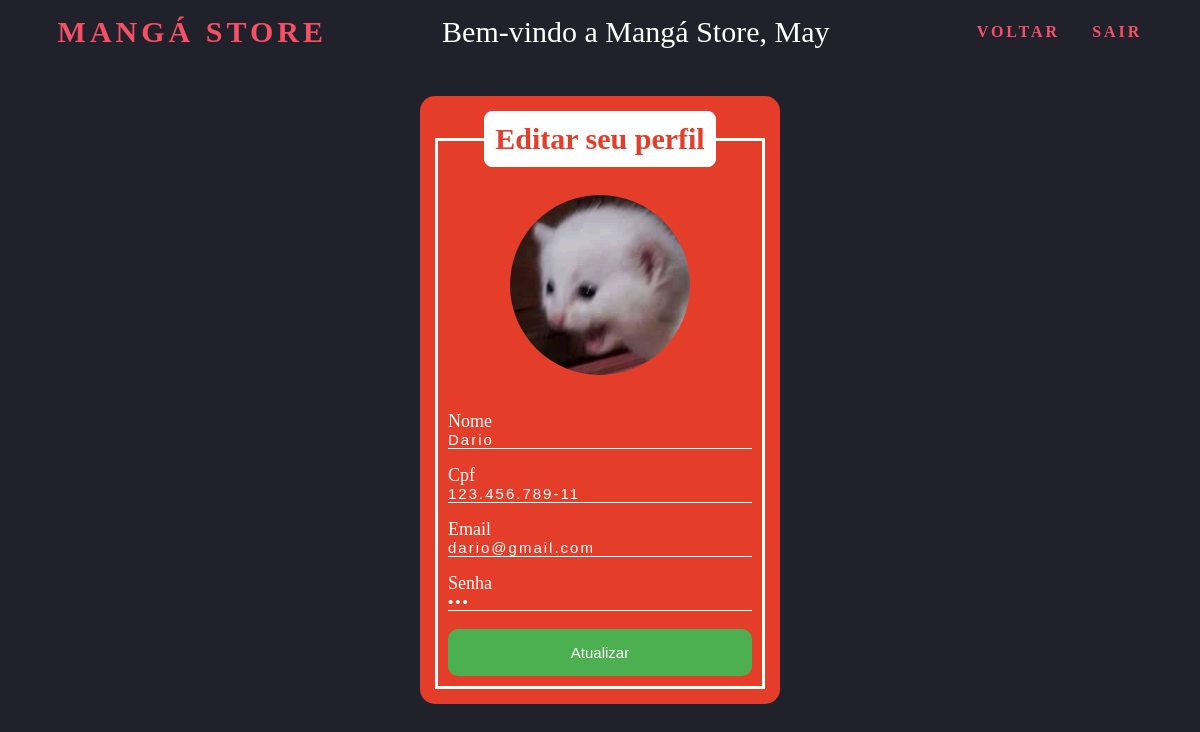
Page /pages/perfil/editar_perfil_adm.php?id=1 (signed in) on the committed database.
### tables this page shows
CREATE TABLE IF NOT EXISTS `usuario` (
    `id` int(2) NOT NULL AUTO_INCREMENT,
    `avatar` varchar(255) NOT NULL,
    `nome` varchar(45) NOT NULL,
    `email` varchar(110) NOT NULL,
    `cpf` varchar(14) NOT NULL,
    `senha` varchar(15) NOT NULL,
    `nivel` varchar(4),
    PRIMARY KEY (`id`)
);

### pages/perfil/editar_perfil_adm.php (the view, shortened to what this page needs)
<?php
if (!empty($_GET['id'])) {
    include_once('../connection/config.php');
    $id = $_GET['id'];
    $sqlSelect = "SELECT * FROM usuario WHERE id = $id";
    $result = $con->query($sqlSelect);
    if ($result->num_rows > 0) {
        while ($usuario_data = mysqli_fetch_assoc($result)) {
            $nome = $usuario_data['nome'];
            $email = $usuario_data['email'];
            $cpf = $usuario_data['cpf'];
            $senha = $usuario_data['senha'];
        }
    } else {
        header("Location: ../sistema/sistemaAdm.php");
    }
}
?>
<!DOCTYPE html>
<html lang="pt-br">
<head>
    <link rel="stylesheet" href="editar_perfil.css">
</head>
<body>
    <header>
        <nav class="menu">
            <h1 class="logo">Mangá Store</h1>
            <p class="bem-vindo">Bem-vindo a Mangá Store, <?php echo $_SESSION["nome"]; ?></p>
            <ul class="nav-list">
                <li><a href="../sistema/sistemaAdm.php">Voltar</a></li>
                <li><a href="../login/login.php">Sair</a></li>
            </ul>
        </nav>
    </header>
    <div class="box-login">
        <div class="box">
            <form action="saveEdit.php" method="POST">
                <fieldset>
                    <legend><b>Editar seu perfil</b></legend>
                    <br>
                    <div class="inputBox">
                        <img class="avatar" src="<?php echo $_SESSION["avatar"]; ?>" alt="">
                    </div>
                    <br><br>
                    <div class="inputBox">
                        <input type="text" name="nome" id="nome" value="<?php echo $nome ?>" class="inputUser" required>
                        <label for="nome" class="labelInput">Nome</label>
                    </div>
                    <br><br>
                    <div class="inputBox">
                        <input type="text" name="cpf" id="cpf" maxlength="14" oninput="maskCPF(this)" value="<?php echo $cpf ?>" onblur="validar()" class="inputUser" required>
                        <label for="cpf" class="labelInput">Cpf</label>
                    </div>
                    <br><br>
                    <div class="inputBox">
                        <input type="email" name="email" id="email" value="<?php echo $email ?>" class="inputUser" required>
                        <label for="email" class="labelInput">Email</label>
                    </div>
                    <br><br>
                    <div class="inputBox">
                        <input type="password" name="senha" id="senha" value="<?php echo $senha ?>" class="inputUser" required>
                        <label for="senha" class="labelInput">Senha</label>
                        <br><br>
                    </div>
                    <input type="submit" name="update" id="update" value="Atualizar" onclick="mensagem()">
                </fieldset>
            </form>
        </div>
    </div>
</body>
</html>

### pages/perfil/editar_perfil.css (style rules this page uses)
:root { --red: #F65066; --orange: #E43E2B; --white: #fff; --blue: #76E4FE; --black: #000; --bg-color: #21212B; }
* { padding: 0; margin: 0; box-sizing: border-box; scroll-behavior: smooth; }
li { list-style: none; }
a { text-decoration: none; }
body { background-color: var(--bg-color); }
header { margin-bottom: 150px; }
.logo { font-family: 'Permanent Marker', cursive; font-size: 24px; text-transform: uppercase; letter-spacing: 4px; color: var(--red); font-weight: bold; font-size: 30px; }
.avatar { width: 180px; height: 180px; border-radius: 50%; margin-bottom: 20px; display: block; margin-left: auto; margin-right: auto; }
.menu { display: flex; align-items: center; justify-content: space-around; font-family: sans-serif; height: 8vh; }
.bem-vindo { color: var(--white); font-size: 30px; font-family: 'Permanent Marker', cursive; }
.nav-list { list-style: none; display: flex; }
.nav-list li { letter-spacing: 3px; margin-left: 32px; }
.nav-list a { font-family: 'Permanent Marker', cursive; color: var(--red); font-weight: bold; text-transform: uppercase; }
.box { color: white; position: absolute; top: 50%; left: 50%; transform: translate(-50%, -50%); background-color: var(--orange); padding: 15px; border-radius: 15px; width: 30%; }
fieldset { border: 3px solid var(--white); padding: 10px; }
legend { border: 1px solid var(--white); padding: 10px; text-align: center; background-color: var(--white); border-radius: 8px; color: var(--orange); font-weight: bold; font-size: 30px; }
.inputBox { position: relative; }
.inputUser { background: none; border: none; border-bottom: 1px solid white; outline: none; color: white; font-size: 15px; width: 100%; letter-spacing: 2px; }
.labelInput { position: absolute; top: 0px; left: 0px; pointer-events: none; transition: .5s; }
.inputUser:focus~.labelInput, .inputUser:valid~.labelInput { top: -20px; font-size: 18px; color: var(--white); }
#update { background: #4CAF50; width: 100%; border: none; padding: 15px; color: white; font-size: 15px; cursor: pointer; border-radius: 10px; transition: all 0.4s ease-in-out; }

### rows in the picture
usuario: nome "Dario", cpf "123.456.789-11", email "dario@gmail.com"

### other values in the picture
$_SESSION["nome"] "May"
